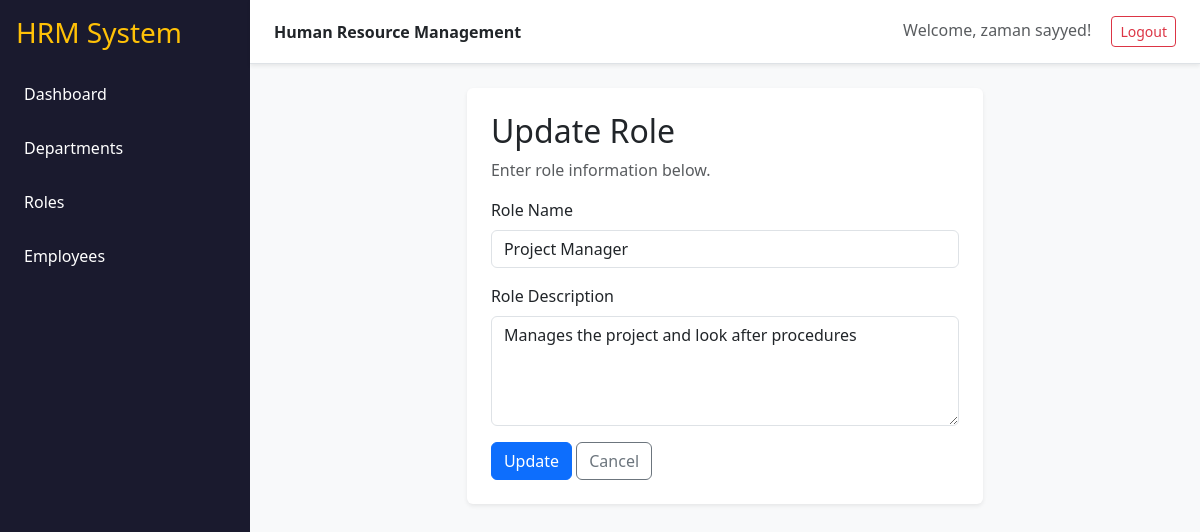
The page /roles/2/edit (signed in) on the database its author committed.
### tables this page shows
CREATE TABLE role (
            role_id INTEGER PRIMARY KEY AUTOINCREMENT,
            role_name VARCHAR(100) NOT NULL UNIQUE,
            description VARCHAR(300),
            created_at DATETIME NOT NULL,
            updated_at DATETIME NOT NULL,
            status INTEGER NOT NULL DEFAULT 1
        );

### app.py (the view, shortened to what this page needs)
@app.route("/roles/<int:role_id>/edit", methods=["GET", "POST"])
@login_required
def edit_role(role_id):
    conn = get_db()
    role = conn.execute(
        "SELECT * FROM role WHERE role_id = ?", (role_id,)
    ).fetchone()
    if role is None:
        conn.close()
        flash("Role not found.", "danger")
        return redirect(url_for("roles"))
    conn.close()
    return render_template("role_form.html", role=role)

### app.py (called while the page is built)
def login_required(f):
    @wraps(f)
    def decorated_function(*args, **kwargs):
        if 'employee_id' not in session:
            return redirect(url_for('login'))
        return f(*args, **kwargs)
    return decorated_function

def get_db():
    conn = sqlite3.connect(DB_NAME)
    conn.row_factory = sqlite3.Row
    return conn

### templates/role_form.html (shortened to what this page needs)
{% extends "base.html" %}
{% block content %}
<div class="row justify-content-center">
<div class="col-lg-7">
<div class="card shadow-sm p-4">
    <h2>{{ "Update Role" if role else "Create Role" }}</h2>
    <p class="text-muted">Enter role information below.</p>
    <form method="post">
        <div class="mb-3">
            <label class="form-label">Role Name</label>
            <input class="form-control" name="role_name" required maxlength="100"
                   value="{{ role.role_name if role else '' }}">
        </div>
        <div class="mb-3">
            <label class="form-label">Role Description</label>
            <textarea class="form-control" name="description" maxlength="300"
                      rows="4">{{ role.description if role else '' }}</textarea>
        </div>
        <button class="btn btn-primary">
            {{ "Update" if role else "Create" }}
        </button>
        <a class="btn btn-outline-secondary" href="{{ url_for('roles') }}">Cancel</a>
    </form>
</div>
</div>
</div>
{% endblock %}

### static/css/style.css (style rules this page uses)
body { background: #f6f8fb; }
.card { border: 0; }

### rows shown on the page
role: role_name "Project Manager", description "Manages the project and look after procedures"

### other values the page prints
{{ session.get('name', 'User') }} "zaman sayyed"
{{ "Update Role" if role else "Create Role" }} "Update Role"
{{ "Update" if role else "Create" }} "Update"
